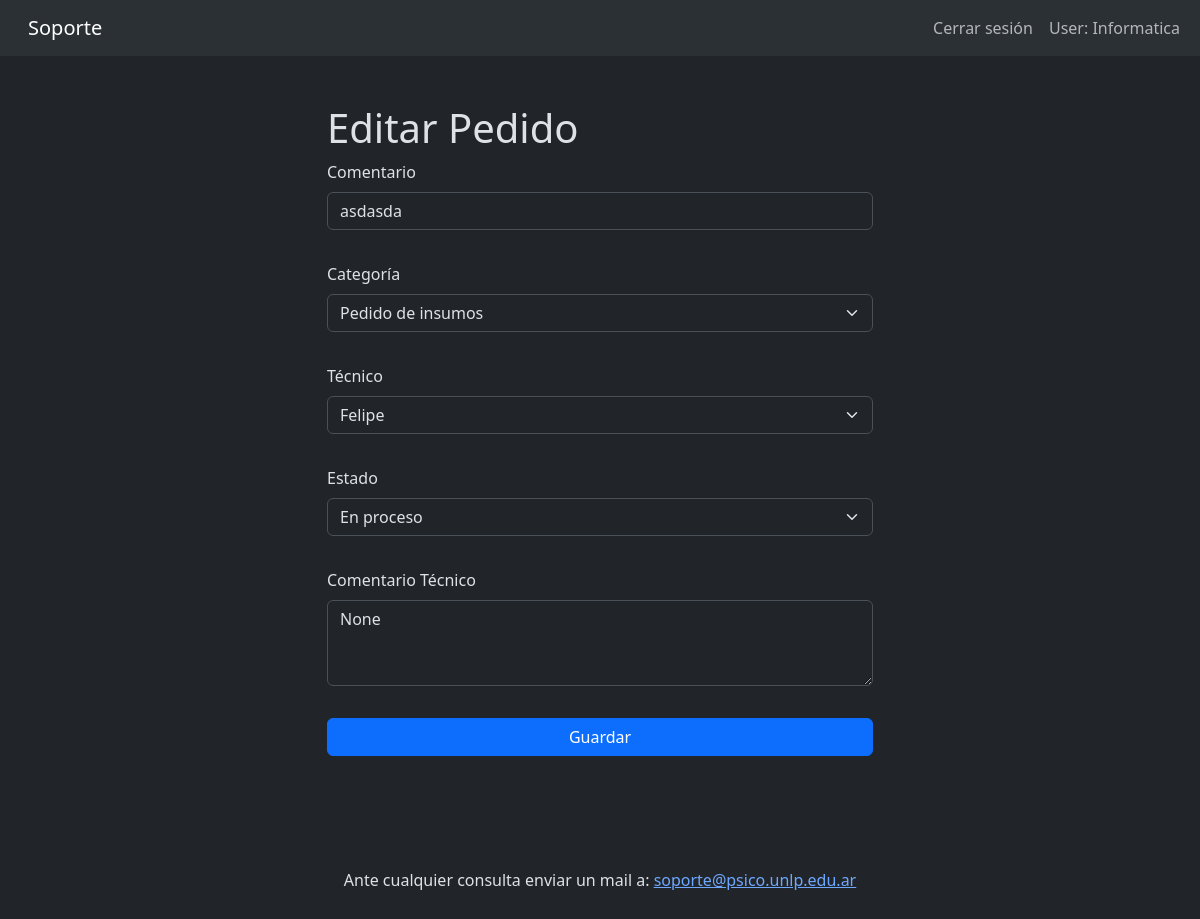
The app's page /pedidos/editar/1/ (signed in), older data.
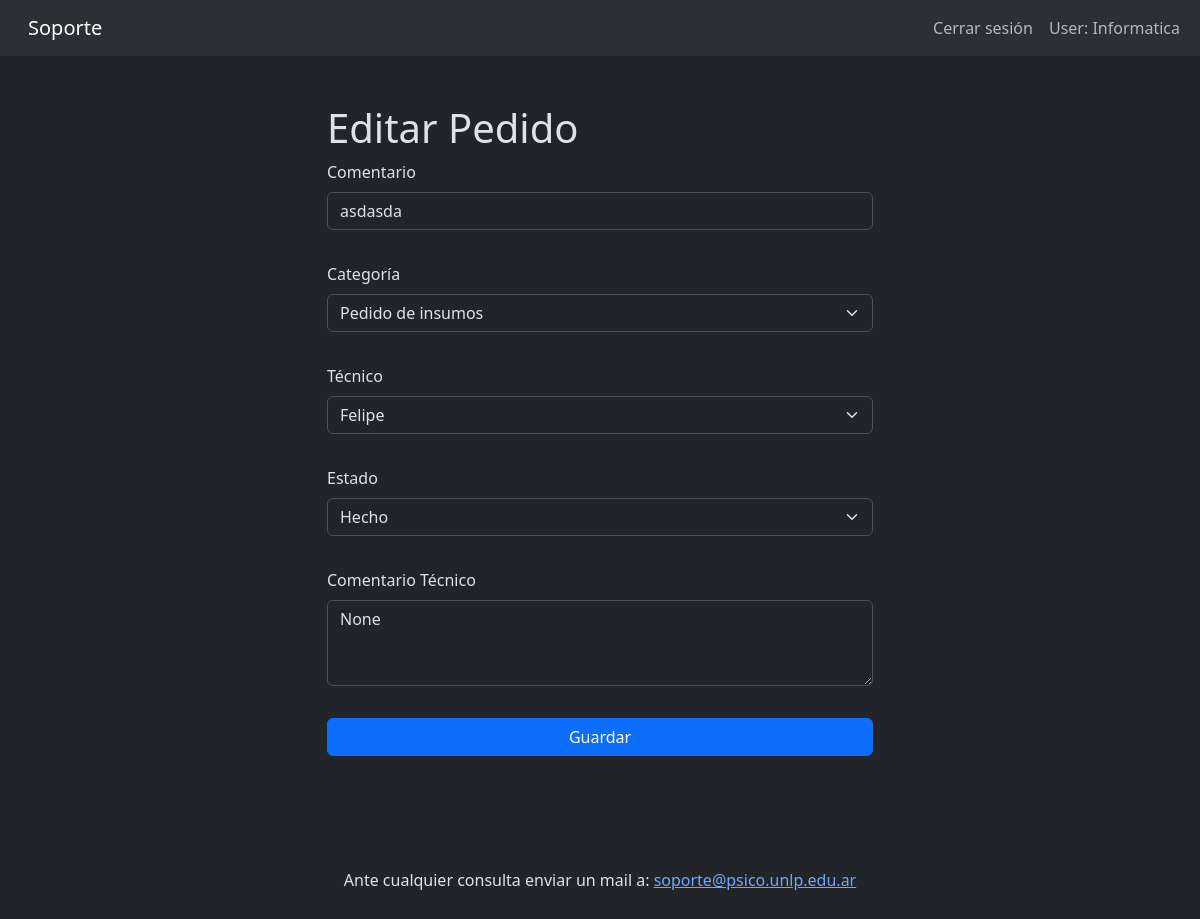
The same page, newer data.
### pedidos/models.py (models this page shows, shortened)
class Pedido(models.Model):
    comentario = models.CharField(max_length=100)
    comenTecnico = models.CharField(max_length=100, blank=True, null=True)
    estado = models.ForeignKey('Estado', on_delete=models.PROTECT, default=1)
    user = models.ForeignKey(settings.AUTH_USER_MODEL, on_delete=models.CASCADE, related_name="pedidos")
    tecnico = models.ForeignKey('Tecnico', on_delete=models.SET_NULL, null=True, blank=True)
    categoria = models.ForeignKey('Categoria', on_delete=models.CASCADE, related_name="pedidos")
    fechaCreacion = models.DateField()

class Estado(models.Model):
    nombre = models.CharField(max_length=100)

class Categoria(models.Model):
    nombre = models.CharField(max_length=100)

class Tecnico(models.Model):
    nombre = models.CharField(max_length=100)
    apellido = models.CharField(max_length=15)

### pedidos/views.py (the view)
# urls.py: path("pedidos/editar/<int:id>/", view=views.pedidos_form_admin, name="pedidos_edit"),
@login_required
def pedidos_form_admin(request, id=None):
    errors = {}
    categorias = Categoria.objects.all() #obtengo todas las categorias
    estados = Estado.objects.all() #obtengo todos los estados
    tecnicos = Tecnico.objects.all() #obtengo todos los tecnicos
    today = date.today().isoformat()
    if request.method == "POST":
        saved = True
        pedido_id = request.POST.get("id", "")
        fecha_creacion = request.POST.get('fechaCreacion')
        if not fecha_creacion:
            fecha_creacion = today
        pedido_data = {
            'comentario': request.POST.get("comentario", ""),
            'comenTecnico': request.POST.get("comenTecnico", ""),
            'fechaCreacion': fecha_creacion,
            'estado_id': request.POST.get("estado","1"),
            'categoria_id': request.POST.get("categoria","1"),
            'tecnico_id': request.POST.get("tecnico", ""),
            'user': request.user,
        }
        if not pedido_id:  # Crear un nuevo pedido
            saved, errors = Pedido.save_pedido(pedido_data)
        else:  # Actualizar un pedido existente
            pedido = get_object_or_404(Pedido, pk=int(pedido_id))
            pedido.update_pedido(pedido_data)
        if saved:
            return redirect('pedidos_repo_admin')
        return render(request, "pedidosAdmin/formAdmin.html", {
            "errors": errors,
            "categorias": categorias,
            "estados": estados,
            "tecnicos": tecnicos,
            "pedido": request.POST,
        })
    else:  # Si el método es GET
        pedido = None
        if id:  # Si se está editando un pedido existente
            pedido = get_object_or_404(Pedido, pk=id)
    return render(request, "pedidosAdmin/formAdmin.html", {
        "pedido": pedido,
        "categorias": categorias,
        "estados": estados,
        "tecnicos": tecnicos,
        "errors": errors,
    })

### pedidos/templates/pedidosAdmin/formAdmin.html (shortened to what this page needs)
{% extends 'base.html' %}
{% block main %}
<div class="container mt-4">
    <div class="row">
        <div class="col-lg-6 offset-lg-3">
            <h1>{{ "Editar Pedido" }}</h1>
        </div>
    </div>
    <div class="row">
        <div class="col-lg-6 offset-lg-3">
            <form class="vstack gap-3 {% if errors %} was-validated {% endif %}"
                method="POST"
                action="{% url 'pedidos_edit' id=pedido.id %}"
                novalidate>
                <div class="mb-3">
                    <label for="comentario" class="form-label">Comentario</label>
                    <input type="text"
                        id="comentario"
                        name="comentario"
                        value="{{ pedido.comentario }}"
                        class="form-control"
                        required/>
                </div>
                <div class="mb-3">
                    <label for="categoria" class="form-label">Categoría</label>
                    <select id="categoria" name="categoria" class="form-select" required>
                        {% for categoria in categorias %}
                            <option value="{{ categoria.id }}" {% if categoria.id == pedido.categoria.id %}selected{% endif %}>{{ categoria.nombre }}</option>
                        {% endfor %}
                    </select>
                </div>
                <div class="mb-3">
                    <label for="tecnico" class="form-label">Técnico</label>
                    <select id="tecnico" name="tecnico" class="form-select" required>
                        {% for tecnico in tecnicos %}
                            <option value="{{ tecnico.id }}" {% if tecnico.id == pedido.tecnico.id %}selected{% endif %}>{{ tecnico.nombre }}</option>
                        {% endfor %}
                    </select>
                </div>
                <div class="mb-3">
                    <label for="estado" class="form-label">Estado</label>
                    <select id="estado" name="estado" class="form-select" required>
                        {% for estado in estados %}
                            <option value="{{ estado.id }}" {% if estado.id == pedido.estado.id %}selected{% endif %}>{{ estado.nombre }}</option>
                        {% endfor %}
                    </select>
                </div>
                <div class="mb-3">
                    <label for="comenTecnico" class="form-label">Comentario Técnico</label>
                    <textarea id="comenTecnico" name="comenTecnico" class="form-control" rows="3" required>{{ pedido.comenTecnico }}</textarea>
                </div>
                <button type="submit" class="btn btn-primary">Guardar</button>
            </form>
        </div>
    </div>
</div>
{% endblock %}

Row changes from the older to the newer data that the page shows:
changed Pedido "asdasda": estado "En proceso" → "Hecho"
